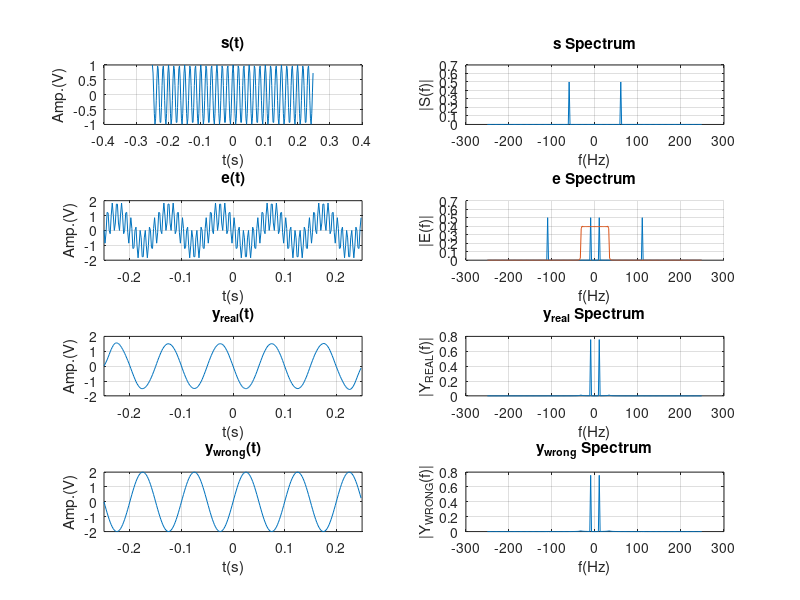

Write the MATLAB code that produced this figure.
%init
close all;
clear all;
clc;

%func
function y = sinc(x)
    y = sin(pi*x) ./ (pi*x);
    y(x == 0) = 1; 
end

%config
A = 1;
f0 = 50;
fn = 10;
r0 = 10;
vr = 1;
theta = 0.5 * pi;
c = 3e8;

%val
f_sampling = 10 * f0;
dt = 1 / f_sampling;
t = -0.25 : dt : 0.25 -dt;
N = length(t);
f = (-N / 2 : N / 2 - 1) / N * f_sampling;

%signal
s = A * cos(2 * pi * f0 * t + 2 * pi * fn * t);%theta - ((4 * pi) / (c / f0)) * (r0 + vr * t)
os = 2 * sin(2 * pi * f0 * t);
e = s .* os;

fc = 30;
lpf = sinc(2.2 * fc * t) / N * f_sampling / 10;
y_real = conv(e, lpf, "same");
y_predict = 2 * sin(2 * pi * fn * t);

S = abs(fftshift(fft(s))) / N;
OS = abs(fftshift(fft(os))) / N;
E = abs(fftshift(fft(e))) / N;
LPF = abs(fftshift(fft(lpf))) / N;
Y_REAL = abs(fftshift(fft(y_real))) / N;
Y_PREDICT = abs(fftshift(fft(y_real))) / N;

%plot
fig1 = figure;

subplot(4, 2, 1);
plot(t, s);
grid on;
xlabel("t(s)");
ylabel("Amp.(V)");
title("s(t)");

subplot(4, 2, 2);
plot(f, S);
grid on;
xlabel("f(Hz)");
ylabel("|S(f)|");
title("s Spectrum");

subplot(4, 2, 3);
plot(t, e);
grid on;
xlim([-0.25, 0.25]);
xlabel("t(s)");
ylabel("Amp.(V)");
title("e(t)");

subplot(4, 2, 4);
hold on;
plot(f, E);
plot(f, LPF / max(LPF) * max(E) * 0.8);
hold off;
grid on;
xlabel("f(Hz)");
ylabel("|E(f)|");
title("e Spectrum");

subplot(4, 2, 5);
plot(t, y_real);
grid on;
xlim([-0.25, 0.25]);
xlabel("t(s)");
ylabel("Amp.(V)");
title("y_{real}(t)");

subplot(4, 2, 6);
plot(f, Y_REAL);
grid on;
xlabel("f(Hz)");
ylabel("|Y_{REAL}(f)|");
title("y_{real} Spectrum");

subplot(4, 2, 7);
plot(t, y_predict);
grid on;
xlim([-0.25, 0.25]);
xlabel("t(s)");
ylabel("Amp.(V)");
title("y_{wrong}(t)");

subplot(4, 2, 8);
plot(f, Y_PREDICT);
grid on;
xlabel("f(Hz)");
ylabel("|Y_{WRONG}(f)|");
title("y_{wrong} Spectrum");
